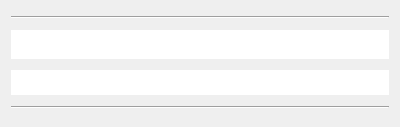
<?xml version="1.0" encoding="UTF-8"?>
<ui version="4.0">
 <class>form</class>
 <widget class="QWidget" name="form">
  <property name="geometry">
   <rect>
    <x>0</x>
    <y>0</y>
    <width>400</width>
    <height>127</height>
   </rect>
  </property>
  <property name="minimumSize">
   <size>
    <width>100</width>
    <height>0</height>
   </size>
  </property>
  <property name="maximumSize">
   <size>
    <width>16777215</width>
    <height>16777215</height>
   </size>
  </property>
  <property name="windowTitle">
   <string>Form</string>
  </property>
  <layout class="QGridLayout" name="gridLayout">
   <item row="1" column="0">
    <widget class="QLineEdit" name="major">
     <property name="font">
      <font>
       <pointsize>14</pointsize>
      </font>
     </property>
     <property name="autoFillBackground">
      <bool>false</bool>
     </property>
     <property name="frame">
      <bool>false</bool>
     </property>
     <property name="readOnly">
      <bool>true</bool>
     </property>
     <property name="clearButtonEnabled">
      <bool>false</bool>
     </property>
    </widget>
   </item>
   <item row="2" column="0">
    <widget class="QLineEdit" name="minor">
     <property name="font">
      <font>
       <pointsize>12</pointsize>
      </font>
     </property>
     <property name="autoFillBackground">
      <bool>false</bool>
     </property>
     <property name="frame">
      <bool>false</bool>
     </property>
     <property name="readOnly">
      <bool>true</bool>
     </property>
     <property name="clearButtonEnabled">
      <bool>false</bool>
     </property>
    </widget>
   </item>
   <item row="3" column="0">
    <widget class="Line" name="line">
     <property name="orientation">
      <enum>Qt::Horizontal</enum>
     </property>
    </widget>
   </item>
   <item row="0" column="0">
    <widget class="Line" name="line_2">
     <property name="orientation">
      <enum>Qt::Horizontal</enum>
     </property>
    </widget>
   </item>
  </layout>
 </widget>
 <resources/>
 <connections/>
</ui>
